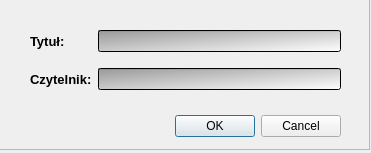
<?xml version="1.0" encoding="UTF-8"?>
<ui version="4.0">
 <class>DialogFinishRent</class>
 <widget class="QDialog" name="DialogFinishRent">
  <property name="geometry">
   <rect>
    <x>0</x>
    <y>0</y>
    <width>371</width>
    <height>153</height>
   </rect>
  </property>
  <property name="windowTitle">
   <string>Dialog</string>
  </property>
  <widget class="QDialogButtonBox" name="buttonBox">
   <property name="geometry">
    <rect>
     <x>40</x>
     <y>110</y>
     <width>301</width>
     <height>32</height>
    </rect>
   </property>
   <property name="styleSheet">
    <string notr="true">#buttonBox *[text=&quot;OK&quot;] {
	border-image: url(:/img/Short.png);
	border-width: 20px;
	color: white;
	font: 900 10pt &quot;Segoe UI&quot;;
}
#buttonBox *[text=&quot;OK&quot;]:hover {
	border-image: url(:/img/ShortHoover.png);
	border-width: 20px;
	color:white;
	font: 900 10pt &quot;Segoe UI&quot;;
}
#buttonBox *[text=&quot;OK&quot;]:pressed {
	border-image: url(:/img/ShortPressed.png);
	border-width: 20px;
	color:white;
	font: 900 10pt &quot;Segoe UI&quot;;
}

#buttonBox *[text=&quot;Cancel&quot;] {
	border-image: url(:/img/Short.png);
	border-width: 20px;
	color:white;
	font: 900 10pt &quot;Segoe UI&quot;;
}
#buttonBox *[text=&quot;Cancel&quot;]:hover {
	border-image: url(:/img/ShortHoover.png);
	border-width: 20px;
	color:white;
	font: 900 10pt &quot;Segoe UI&quot;;
}
#buttonBox *[text=&quot;Cancel&quot;]:pressed {
	border-image: url(:/img/ShortPressed.png);
	border-width: 20px;
	color:white;
	font: 900 10pt &quot;Segoe UI&quot;;
}</string>
   </property>
   <property name="orientation">
    <enum>Qt::Horizontal</enum>
   </property>
   <property name="standardButtons">
    <set>QDialogButtonBox::Cancel|QDialogButtonBox::Ok</set>
   </property>
  </widget>
  <widget class="QWidget" name="layoutWidget">
   <property name="geometry">
    <rect>
     <x>30</x>
     <y>20</y>
     <width>311</width>
     <height>81</height>
    </rect>
   </property>
   <layout class="QGridLayout" name="gridLayout">
    <item row="0" column="0">
     <widget class="QLabel" name="label">
      <property name="font">
       <font>
        <pointsize>10</pointsize>
        <bold>true</bold>
       </font>
      </property>
      <property name="text">
       <string>Tytuł:</string>
      </property>
     </widget>
    </item>
    <item row="1" column="1">
     <widget class="QLineEdit" name="Reader">
      <property name="styleSheet">
       <string notr="true">background-color: qlineargradient(spread:pad, x1:0, y1:0, x2:1, y2:1, stop:0 rgba(152, 152, 152, 255), stop:1 rgba(255, 255, 255, 255));</string>
      </property>
     </widget>
    </item>
    <item row="1" column="0">
     <widget class="QLabel" name="label_2">
      <property name="font">
       <font>
        <pointsize>10</pointsize>
        <bold>true</bold>
       </font>
      </property>
      <property name="text">
       <string>Czytelnik:</string>
      </property>
     </widget>
    </item>
    <item row="0" column="1">
     <widget class="QLineEdit" name="Title">
      <property name="styleSheet">
       <string notr="true">background-color: qlineargradient(spread:pad, x1:0, y1:0, x2:1, y2:1, stop:0 rgba(152, 152, 152, 255), stop:1 rgba(255, 255, 255, 255));</string>
      </property>
     </widget>
    </item>
   </layout>
  </widget>
  <widget class="QFrame" name="frame">
   <property name="geometry">
    <rect>
     <x>-1</x>
     <y>-1</y>
     <width>371</width>
     <height>151</height>
    </rect>
   </property>
   <property name="styleSheet">
    <string notr="true">border-image: url(:/img/Back.png);</string>
   </property>
   <property name="frameShape">
    <enum>QFrame::StyledPanel</enum>
   </property>
   <property name="frameShadow">
    <enum>QFrame::Raised</enum>
   </property>
  </widget>
  <zorder>frame</zorder>
  <zorder>buttonBox</zorder>
  <zorder>layoutWidget</zorder>
 </widget>
 <resources/>
 <connections>
  <connection>
   <sender>buttonBox</sender>
   <signal>accepted()</signal>
   <receiver>DialogFinishRent</receiver>
   <slot>accept()</slot>
   <hints>
    <hint type="sourcelabel">
     <x>248</x>
     <y>254</y>
    </hint>
    <hint type="destinationlabel">
     <x>157</x>
     <y>274</y>
    </hint>
   </hints>
  </connection>
  <connection>
   <sender>buttonBox</sender>
   <signal>rejected()</signal>
   <receiver>DialogFinishRent</receiver>
   <slot>reject()</slot>
   <hints>
    <hint type="sourcelabel">
     <x>316</x>
     <y>260</y>
    </hint>
    <hint type="destinationlabel">
     <x>286</x>
     <y>274</y>
    </hint>
   </hints>
  </connection>
 </connections>
</ui>
